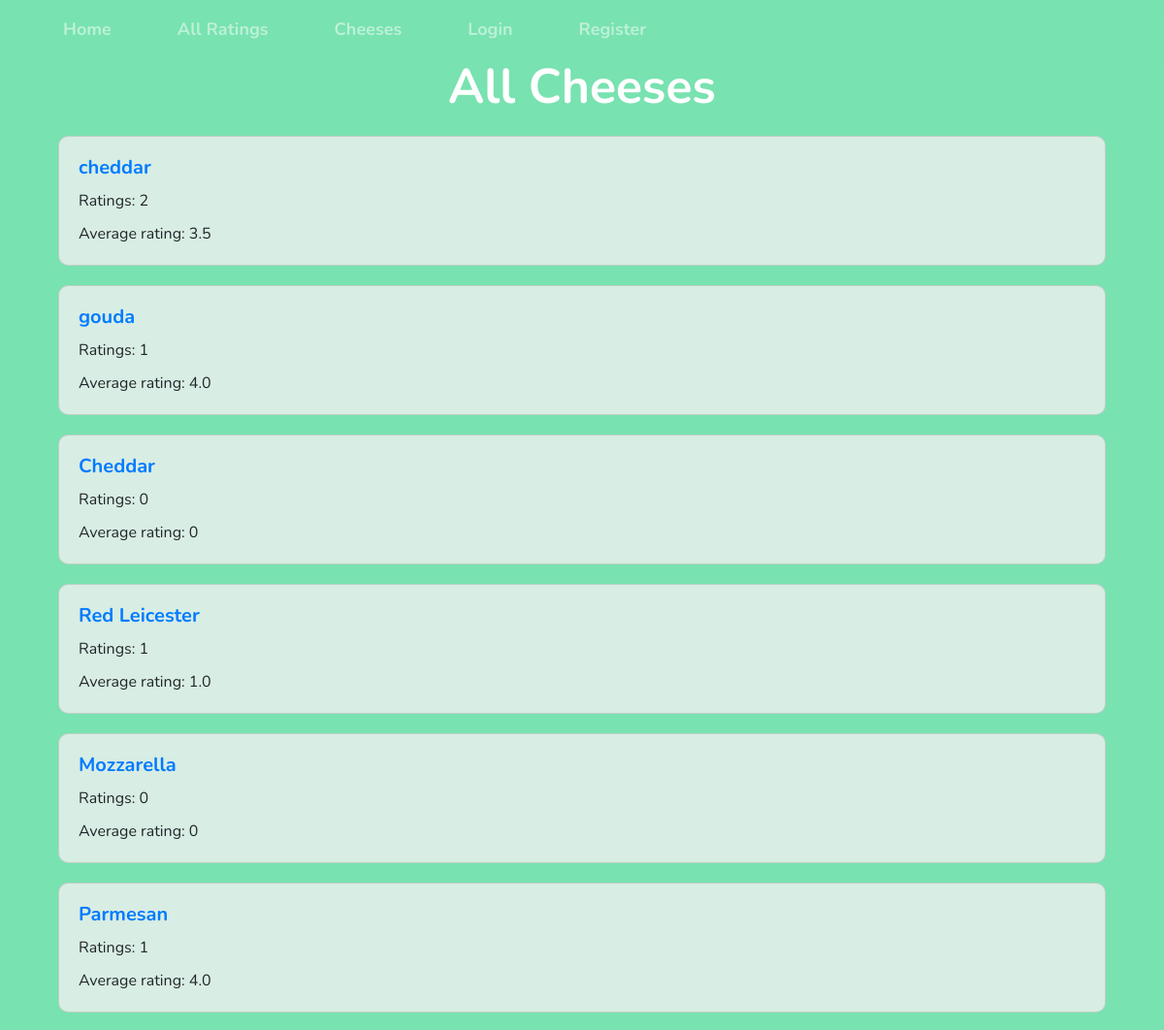
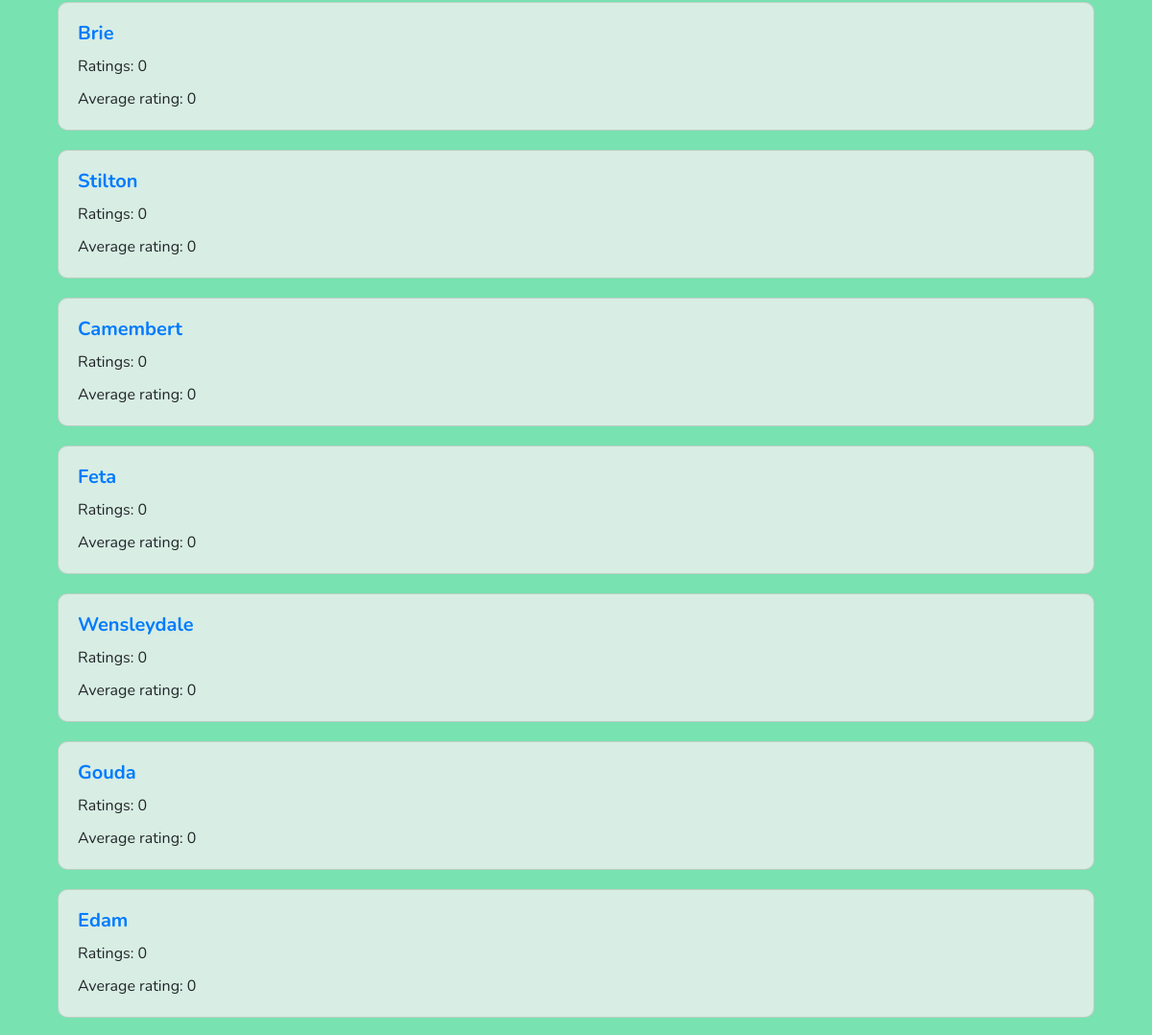
/all_cheeses (upper part), run on an earlier commit of the app's database (2 pictures, top to bottom).
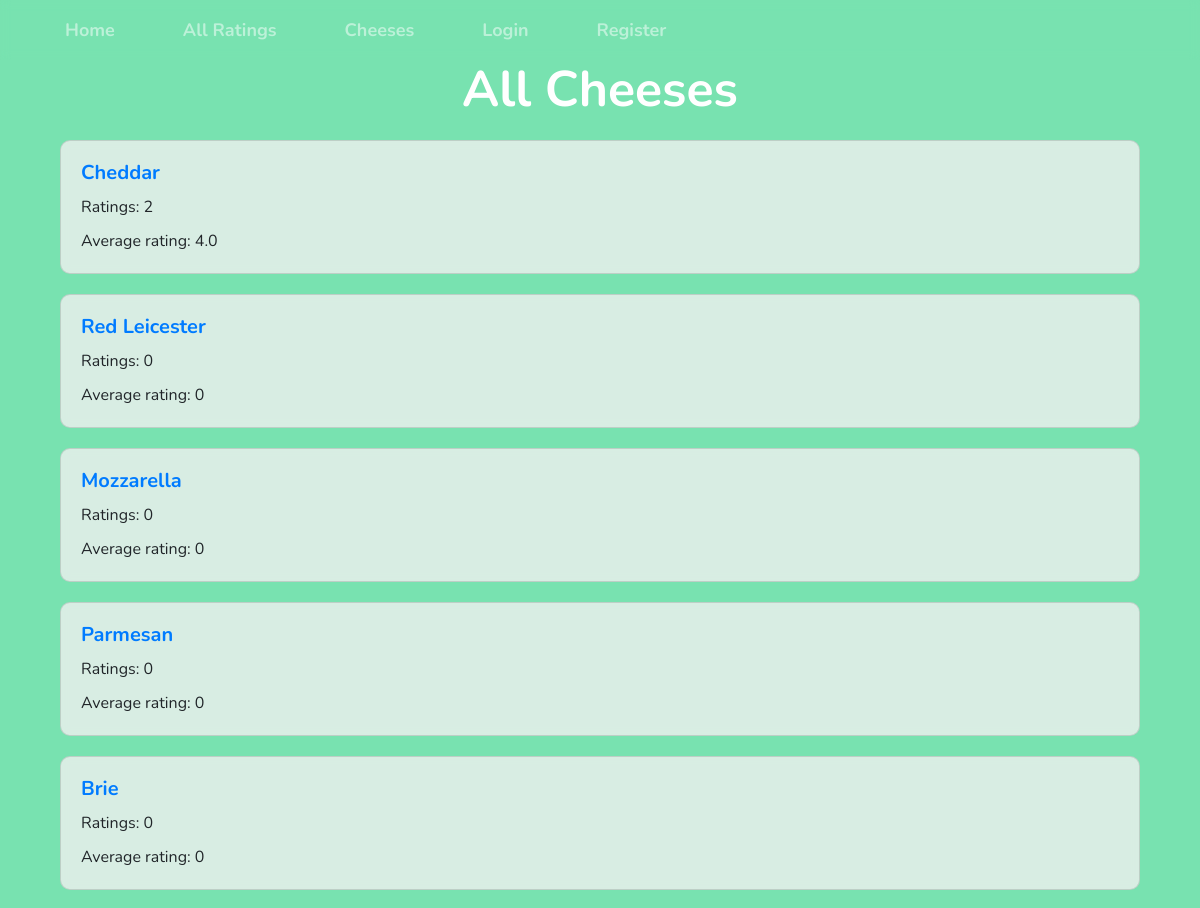
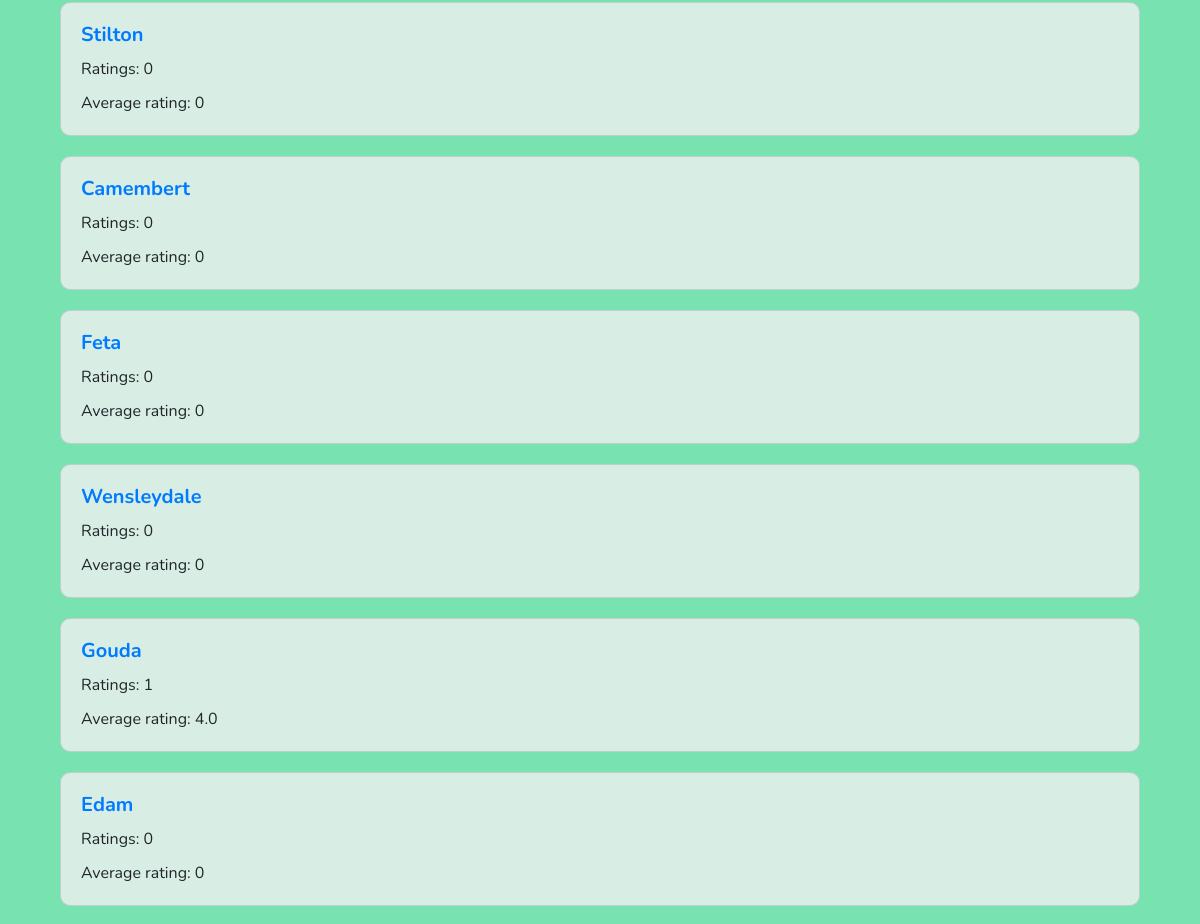
And on a later commit of the database (2 pictures, top to bottom).
### app/models.py (models this page shows, shortened)
class Cheese(db.Model):
    id = db.Column(db.Integer, primary_key=True)
    name = db.Column(db.String(64), index=True, unique=False)

### app/cheeses.py (the view)
@cheeses.route('/all_cheeses')
def all_cheeses():
    cheeses_original=Cheese.query.all()
    cheeses=[]
    for entry in cheeses_original:
        cheese = {}
        cheese['id']=entry.id
        cheese['name']=entry.name
        cheese['ratings']=Review.query.filter_by(cheese_id=entry.id).count()
        if cheese['ratings'] == 0:
            cheese['average_rating']=0
        else:
            cheese['average_rating']=Review.query.filter_by(cheese_id=entry.id).with_entities(db.func.avg(Review.rating)).first()[0]
        cheeses.append(cheese)
    return render_template('all_cheeses.html', cheeses=cheeses)

### app/__init__.py (called while the page is built)
@app.before_request
def initial_setup():
    filename = app.static_folder + '/cheeses.txt'
    get_cheeses(filename)

### app/get_cheeses.py (called while the page is built)
def get_cheeses(filename):
    with open(filename, 'r') as file:
        cheeses = file.readlines()
        for cheese_name in cheeses:
            cheese_name = cheese_name.strip()
            existing_cheese = Cheese.query.filter_by(name=cheese_name).first()
            if not existing_cheese:
                cheese = Cheese(name=cheese_name)
                db.session.add(cheese)
        db.session.commit()

### app/templates/all_cheeses.html
{% extends "base.html" %}
{% block content %}
<div class="container">
    <h1 class="page-title">All Cheeses</h1>
    <div class="container-fluid">
        <div class="row">
            <div class="col-12">
                {% for cheese in cheeses %}
                <div class="card">
                    <div class="card-body">
                        <h5 class="card-text-cheese"><a href="{{ url_for ('cheeses.cheese_profile', cheese=cheese.name.lower().replace(' ', '-')) }}">{{ cheese.name }}</a></h5>
                        <p class="card-text">Ratings: {{ cheese.ratings }}</p>
                        <p class="card-text">Average rating: {{ cheese.average_rating }}</p>
                    </div>
                </div>
                {% endfor %}
            </div>
        </div>
    </div>
</div>
{% endblock %}

What changed in the data, as far as the page shows it:
removed Cheese: name "cheddar", ratings "2", average_rating "3.5"
removed Cheese: name "gouda", ratings "1", average_rating "4.0"
computed for Cheese "Cheddar": ratings "0" → "2"; average_rating "0" → "4.0"
computed for Cheese "Red Leicester": ratings "1" → "0"; average_rating "1.0" → "0"
computed for Cheese "Parmesan": ratings "1" → "0"; average_rating "4.0" → "0"
computed for Cheese "Gouda": ratings "0" → "1"; average_rating "0" → "4.0"
